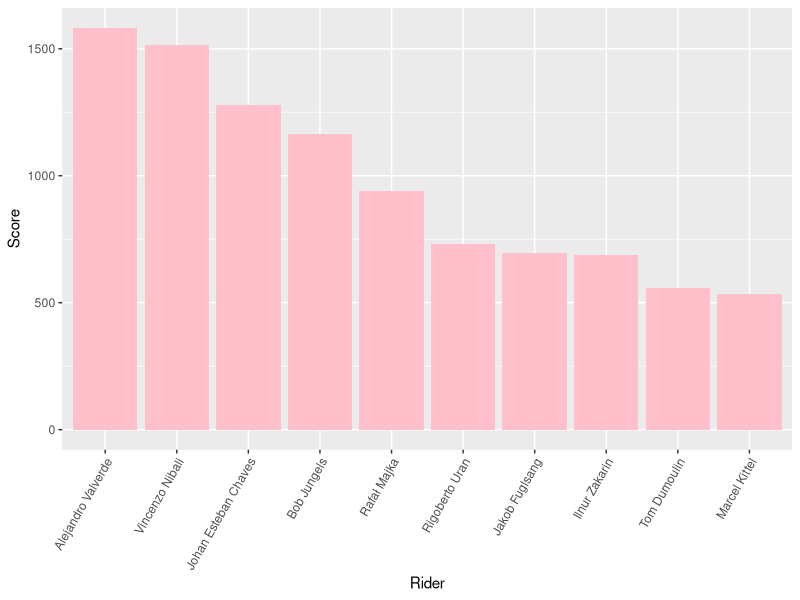
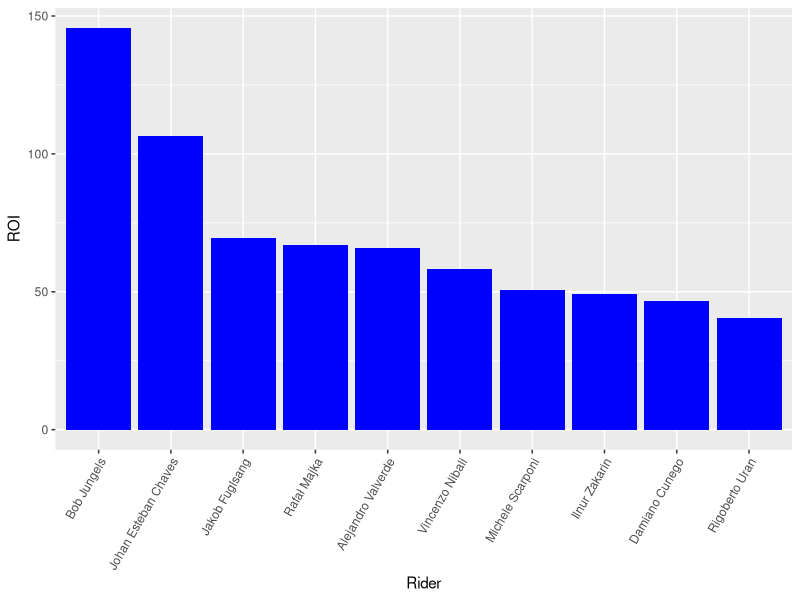
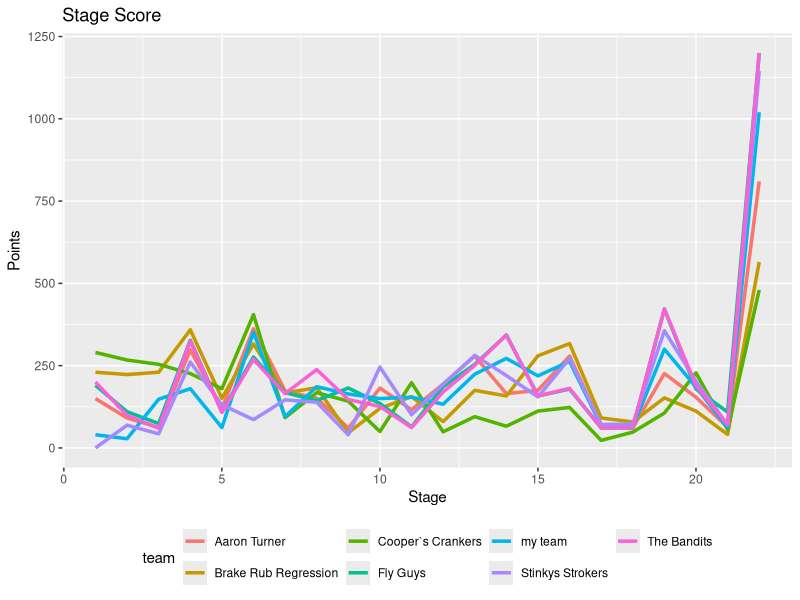
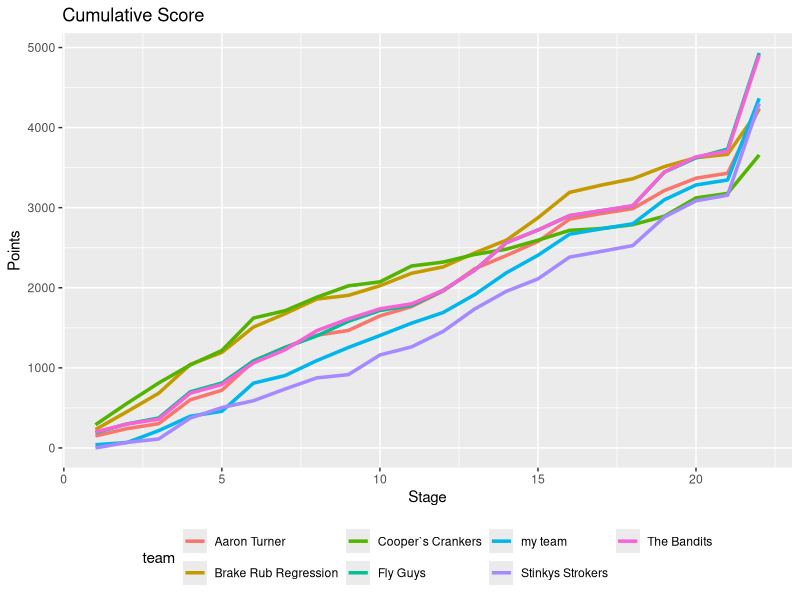

These figures' R source, in order:
## ---- chunk 1
knitr::opts_chunk$set(echo = TRUE)
## ---- chunk 2

# Open .csv file with Cunning Stunts Giro 2016 data
# setwd("/home/a_friend/data_analysis/projects/velogames/2016 Giro - Cunning Stunts/")
giro_table_master <- read.csv(file = "giro_table_master.csv", sep = ",")
# I don't know why, but 'periods' are being introduced into the column names
# of the giro master table. The line below substitutes these out. Annoying!
colnames(giro_table_master) <- gsub("\\.", "", colnames(giro_table_master))
require(dplyr)
require(knitr)

# Calculate which riders were the most selected by our teams
rider_cost <- giro_table_master %>% 
  filter(stage == 1) %>% 
  group_by("Rider" = rider) %>% 
  summarise("Times Selected" = n()) %>% 
  arrange(desc(`Times Selected`))
kable(rider_cost[1:12,])

## ---- chunk 3

rider_scores_dplyr <- giro_table_master %>% 
  select(rider, stage, Tot) %>% 
  distinct %>% 
  group_by(rider) %>% 
  summarise(sum(Tot)) %>% 
  arrange(desc(`sum(Tot)`))

require(ggplot2)
ggplot(data = rider_scores_dplyr[1:10, ], aes(x = factor(rider_scores_dplyr$rider[1:10]), y = rider_scores_dplyr$`sum(Tot)`[1:10])) + geom_bar(stat = "identity", fill = "pink") + scale_x_discrete(limits = rider_scores_dplyr$rider[1:10]) + xlab("Rider") + ylab("Score") + theme(axis.text.x = element_text(angle = 60, hjust = 1))


## ---- chunk 4
rider_value_dplyr <- giro_table_master %>% 
  mutate(ROI = Tot / Cost) %>% 
  select(rider, stage, ROI) %>% 
  distinct %>% 
  group_by(rider) %>% 
  summarise(sum(ROI)) %>% 
  arrange(desc(`sum(ROI)`))

ggplot(data = rider_value_dplyr[1:10, ], aes(x = factor(rider_value_dplyr$rider[1:10]), y = rider_value_dplyr$`sum(ROI)`[1:10])) + geom_bar(stat = "identity", fill = "blue") + scale_x_discrete(limits = rider_value_dplyr$rider[1:10]) + xlab("Rider") + ylab("ROI") + theme(axis.text.x = element_text(angle = 60, hjust = 1))

## ---- chunk 5
# This dplyr subset looks at the total points for each
# team overall and lists them in descending order.
team_total <- giro_table_master %>% 
  group_by("Team" = team, "Directeur" = directeur) %>% 
  summarise(sum(Tot)) %>% 
  arrange(desc(`sum(Tot)`)) %>% 
  rename("Total" = `sum(Tot)`)
# Display as neat table using 'kable' function
kable(team_total)

## ---- chunk 6

# Team scores by stage
team_scores <- giro_table_master %>% 
  group_by(stage, team) %>% 
  summarise(sum(Tot)) %>% 
  arrange(stage, desc(`sum(Tot)`))
ggplot(data = team_scores, aes(x = stage, y = `sum(Tot)`)) + geom_line(aes(colour = team), size = 1.2) + labs(title ="Stage Score", x = "Stage", y = "Points") + theme(legend.position = "bottom")

# Cumulative team scores by stage
team_cu_scores <- giro_table_master %>% 
  group_by(stage, team) %>% 
  summarise(sum(Tot)) %>% 
  group_by(team) %>%
  mutate(cu_stage = cumsum(`sum(Tot)`))
# Determine final placings
final_placings <- team_cu_scores %>%
  filter(stage == 22) %>%
  select(team, cu_stage) %>%
  arrange(desc(cu_stage)) %>%
  select(team)
# as.list(final_placings)

# Plot cumulative team scores
ggplot(data = team_cu_scores, aes(x = stage, y = cu_stage, order = (team_cu_scores$team))) + geom_line(aes(colour = team), size = 1.2) + labs(title ="Cumulative Score", x = "Stage", y = "Points") + theme(legend.position = "bottom")

## ---- chunk 7
# This dlplyr filter looks at the top 4 scoring riders from
# the three teams that made the podium.
team_cu_rider_scores <- giro_table_master %>% 
  group_by(team, rider) %>% 
  summarise("Rider Total" = sum(Tot)) %>% 
  filter(team %in% final_placings$team[1:3]) %>% 
  arrange(team, desc(`Rider Total`)) %>% 
  top_n(n = 4, wt = `Rider Total`) %>% 
  rename("Rider" = rider, "Team" = team)
kable(team_cu_rider_scores, caption = "Rider Scores - Top Teams")

## ---- chunk 8
# This dlplyr filter looks at the top 4 scoring riders from
# the three teams that made the podium.
team_bt_rider_scores <- giro_table_master %>% 
  group_by(team, rider) %>% 
  summarise("Rider Total" = sum(Tot)) %>% 
  filter(team %in% final_placings$team[7:5]) %>% 
  arrange(team, desc(`Rider Total`)) %>% 
  top_n(n = 4, wt = `Rider Total`) %>% 
  rename("Rider" = rider, "Team" = team)
# Display as neat table using 'kable'
kable(team_bt_rider_scores, caption = "Rider Scores - Bottom Teams")

